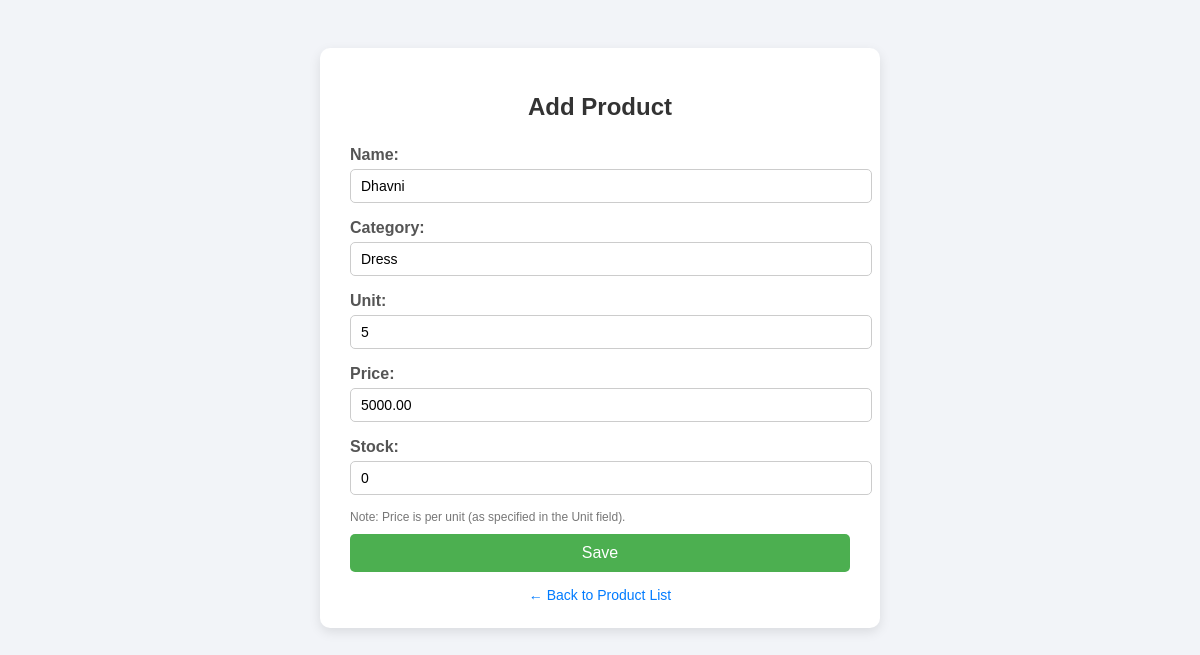
/product/1/edit/, run on the app's committed database.
### inventory/models.py (models this page shows, shortened)
class Product(models.Model):  # prodmast
    name = models.CharField(max_length=100)
    category = models.CharField(max_length=50)
    unit = models.CharField(max_length=20)
    price = models.DecimalField(
        max_digits=10,
        decimal_places=2,
        validators=[MinValueValidator(0.01)]
    )  # Ensure price is always positive
    stock = models.IntegerField(default=0)  # New field to track stock quantity

### inventory/views.py (the view, shortened to what this page needs)
# urls.py: path('product/<int:pk>/edit/', ProductEditView.as_view(), name='edit_product'),
class ProductEditView(UpdateView):
    model = Product
    form_class = ProductForm
    template_name = 'inventory/add_product.html'
    success_url = reverse_lazy('product_list')

### inventory/templates/inventory/add_product.html (shortened to what this page needs)
<!DOCTYPE html>
<html lang="en">
<head>
</head>
<body>
  <div class="form-box">
    <h2>Add Product</h2>
    <form method="post">
      {{ form.as_p }}
      <small>Note: Price is per unit (as specified in the Unit field).</small>
      <button type="submit">Save</button>
    </form>
    <a class="back-link" href="{% url 'product_list' %}">← Back to Product List</a>
  </div>
</body>
</html>

### inventory/templates/inventory/add_product.html (style rules this page uses)
body { font-family: Arial, sans-serif; background-color: #f2f4f8; padding: 40px; }
.form-box { background-color: white; max-width: 500px; margin: 0 auto; padding: 25px 30px; border-radius: 10px; box-shadow: 0 4px 12px rgba(0,0,0,0.1); }
h2 { text-align: center; color: #333; margin-bottom: 25px; }
form p { margin-bottom: 15px; }
label { font-weight: 600; color: #555; }
input, select { width: 100%; padding: 8px 10px; border: 1px solid #ccc; border-radius: 5px; font-size: 14px; margin-top: 5px; }
small { display: block; color: #777; font-size: 12px; margin-top: 5px; }
button { background-color: #4CAF50; color: white; border: none; padding: 10px 20px; font-size: 16px; border-radius: 5px; cursor: pointer; width: 100%; margin-top: 10px; }
.back-link { display: block; text-align: center; margin-top: 15px; color: #007BFF; text-decoration: none; font-size: 14px; }

### data on the page
Product: name "Dhavni", category "Dress", unit "5", price "5000.00", stock "0"
